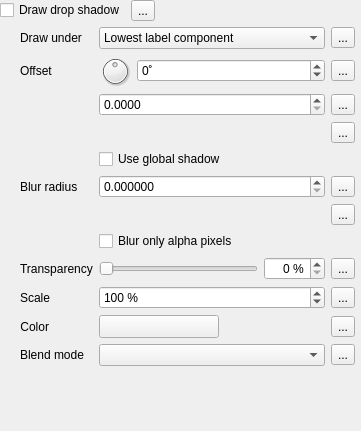
                    <widget class="QWidget" name="scrollAreaWidgetContents_8">
                     <property name="geometry">
                      <rect>
                       <x>0</x>
                       <y>0</y>
                       <width>361</width>
                       <height>431</height>
                      </rect>
                     </property>
                     <layout class="QVBoxLayout" name="verticalLayout_22">
                      <property name="leftMargin">
                       <number>0</number>
                      </property>
                      <property name="topMargin">
                       <number>0</number>
                      </property>
                      <property name="rightMargin">
                       <number>6</number>
                      </property>
                      <property name="bottomMargin">
                       <number>0</number>
                      </property>
                      <item>
                       <layout class="QGridLayout" name="gridLayout_38">
                        <item row="0" column="0">
                         <widget class="QCheckBox" name="mShadowDrawChkBx">
                          <property name="sizePolicy">
                           <sizepolicy hsizetype="Maximum" vsizetype="Fixed">
                            <horstretch>0</horstretch>
                            <verstretch>0</verstretch>
                           </sizepolicy>
                          </property>
                          <property name="text">
                           <string>Draw drop shadow</string>
                          </property>
                         </widget>
                        </item>
                        <item row="0" column="2">
                         <spacer name="horizontalSpacer_14">
                          <property name="orientation">
                           <enum>Qt::Horizontal</enum>
                          </property>
                          <property name="sizeHint" stdset="0">
                           <size>
                            <width>0</width>
                            <height>20</height>
                           </size>
                          </property>
                         </spacer>
                        </item>
                        <item row="0" column="1">
                         <widget class="QgsDataDefinedButton" name="mShadowDrawDDBtn">
                          <property name="text">
                           <string>...</string>
                          </property>
                         </widget>
                        </item>
                        <item row="1" column="0" colspan="3">
                         <widget class="QFrame" name="mShadowFrame">
                          <layout class="QGridLayout" name="gridLayout_7">
                           <property name="leftMargin">
                            <number>20</number>
                           </property>
                           <property name="topMargin">
                            <number>0</number>
                           </property>
                           <property name="rightMargin">
                            <number>0</number>
                           </property>
                           <property name="bottomMargin">
                            <number>0</number>
                           </property>
                           <item row="10" column="1">
                            <widget class="QgsColorButtonV2" name="mShadowColorBtn">
                             <property name="sizePolicy">
                              <sizepolicy hsizetype="Fixed" vsizetype="Fixed">
                               <horstretch>0</horstretch>
                               <verstretch>0</verstretch>
                              </sizepolicy>
                             </property>
                             <property name="minimumSize">
                              <size>
                               <width>120</width>
                               <height>0</height>
                              </size>
                             </property>
                             <property name="maximumSize">
                              <size>
                               <width>120</width>
                               <height>16777215</height>
                              </size>
                             </property>
                            </widget>
                           </item>
                           <item row="5" column="1">
                            <widget class="QgsDoubleSpinBox" name="mShadowRadiusDblSpnBx">
                             <property name="decimals">
                              <number>6</number>
                             </property>
                             <property name="maximum">
                              <double>999999999.990000009536743</double>
                             </property>
                             <property name="showClearButton" stdset="0">
                              <bool>false</bool>
                             </property>
                            </widget>
                           </item>
                           <item row="9" column="0">
                            <widget class="QLabel" name="label_29">
                             <property name="text">
                              <string>Scale</string>
                             </property>
                            </widget>
                           </item>
                           <item row="5" column="0">
                            <widget class="QLabel" name="label_27">
                             <property name="text">
                              <string>Blur radius</string>
                             </property>
                            </widget>
                           </item>
                           <item row="7" column="1">
                            <widget class="QCheckBox" name="mShadowRadiusAlphaChkBx">
                             <property name="sizePolicy">
                              <sizepolicy hsizetype="MinimumExpanding" vsizetype="Fixed">
                               <horstretch>0</horstretch>
                               <verstretch>0</verstretch>
                              </sizepolicy>
                             </property>
                             <property name="text">
                              <string>Blur only alpha pixels</string>
                             </property>
                            </widget>
                           </item>
                           <item row="2" column="1">
                            <widget class="QgsDoubleSpinBox" name="mShadowOffsetSpnBx">
                             <property name="decimals">
                              <number>4</number>
                             </property>
                             <property name="minimum">
                              <double>0.000000000000000</double>
                             </property>
                             <property name="maximum">
                              <double>9999999.000000000000000</double>
                             </property>
                             <property name="singleStep">
                              <double>0.100000000000000</double>
                             </property>
                             <property name="showClearButton" stdset="0">
                              <bool>false</bool>
                             </property>
                            </widget>
                           </item>
                           <item row="4" column="1">
                            <widget class="QCheckBox" name="mShadowOffsetGlobalChkBx">
                             <property name="sizePolicy">
                              <sizepolicy hsizetype="MinimumExpanding" vsizetype="Fixed">
                               <horstretch>0</horstretch>
                               <verstretch>0</verstretch>
                              </sizepolicy>
                             </property>
                             <property name="toolTip">
                              <string>Label's rotation is ignored</string>
                             </property>
                             <property name="text">
                              <string>Use global shadow</string>
                             </property>
                            </widget>
                           </item>
                           <item row="11" column="1">
                            <widget class="QgsBlendModeComboBox" name="mShadowBlendCmbBx"/>
                           </item>
                           <item row="1" column="1">
                            <layout class="QHBoxLayout" name="horizontalLayout_24">
                             <item>
                              <widget class="QDial" name="mShadowOffsetAngleDial">
                               <property name="minimumSize">
                                <size>
                                 <width>32</width>
                                 <height>32</height>
                                </size>
                               </property>
                               <property name="maximumSize">
                                <size>
                                 <width>32</width>
                                 <height>32</height>
                                </size>
                               </property>
                               <property name="minimum">
                                <number>-180</number>
                               </property>
                               <property name="maximum">
                                <number>180</number>
                               </property>
                               <property name="value">
                                <number>0</number>
                               </property>
                               <property name="invertedControls">
                                <bool>true</bool>
                               </property>
                               <property name="wrapping">
                                <bool>true</bool>
                               </property>
                              </widget>
                             </item>
                             <item>
                              <widget class="QgsSpinBox" name="mShadowOffsetAngleSpnBx">
                               <property name="suffix">
                                <string>˚</string>
                               </property>
                               <property name="minimum">
                                <number>-180</number>
                               </property>
                               <property name="maximum">
                                <number>180</number>
                               </property>
                               <property name="showClearButton" stdset="0">
                                <bool>false</bool>
                               </property>
                              </widget>
                             </item>
                            </layout>
                           </item>
                           <item row="0" column="1">
                            <widget class="QComboBox" name="mShadowUnderCmbBx">
                             <property name="minimumSize">
                              <size>
                               <width>150</width>
                               <height>0</height>
                              </size>
                             </property>
                             <item>
                              <property name="text">
                               <string>Lowest label component</string>
                              </property>
                             </item>
                             <item>
                              <property name="text">
                               <string>Text</string>
                              </property>
                             </item>
                             <item>
                              <property name="text">
                               <string>Buffer</string>
                              </property>
                             </item>
                             <item>
                              <property name="text">
                               <string>Background</string>
                              </property>
                             </item>
                            </widget>
                           </item>
                           <item row="0" column="0">
                            <widget class="QLabel" name="label_17">
                             <property name="text">
                              <string>Draw under</string>
                             </property>
                            </widget>
                           </item>
                           <item row="9" column="1">
                            <widget class="QgsSpinBox" name="mShadowScaleSpnBx">
                             <property name="suffix">
                              <string> %</string>
                             </property>
                             <property name="maximum">
                              <number>2000</number>
                             </property>
                             <property name="value">
                              <number>100</number>
                             </property>
                             <property name="showClearButton" stdset="0">
                              <bool>false</bool>
                             </property>
                            </widget>
                           </item>
                           <item row="11" column="0">
                            <widget class="QLabel" name="label_30">
                             <property name="text">
                              <string>Blend mode</string>
                             </property>
                            </widget>
                           </item>
                           <item row="1" column="0">
                            <widget class="QLabel" name="label_9">
                             <property name="text">
                              <string>Offset</string>
                             </property>
                            </widget>
                           </item>
                           <item row="10" column="0">
                            <widget class="QLabel" name="label_33">
                             <property name="sizePolicy">
                              <sizepolicy hsizetype="Maximum" vsizetype="Preferred">
                               <horstretch>0</horstretch>
                               <verstretch>0</verstretch>
                              </sizepolicy>
                             </property>
                             <property name="text">
                              <string>Color</string>
                             </property>
                             <property name="alignment">
                              <set>Qt::AlignRight|Qt::AlignTrailing|Qt::AlignVCenter</set>
                             </property>
                            </widget>
                           </item>
                           <item row="8" column="0">
                            <widget class="QLabel" name="label_28">
                             <property name="text">
                              <string>Transparency</string>
                             </property>
                            </widget>
                           </item>
                           <item row="8" column="1">
                            <layout class="QHBoxLayout" name="horizontalLayout_28">
                             <item>
                              <widget class="QSlider" name="mShadowTranspSlider">
                               <property name="enabled">
                                <bool>true</bool>
                               </property>
                               <property name="sizePolicy">
                                <sizepolicy hsizetype="Expanding" vsizetype="Fixed">
                                 <horstretch>0</horstretch>
                                 <verstretch>0</verstretch>
                                </sizepolicy>
                               </property>
                               <property name="minimumSize">
                                <size>
                                 <width>50</width>
                                 <height>0</height>
                                </size>
                               </property>
                               <property name="maximum">
                                <number>100</number>
                               </property>
                               <property name="orientation">
                                <enum>Qt::Horizontal</enum>
                               </property>
                              </widget>
                             </item>
                             <item>
                              <widget class="QgsSpinBox" name="mShadowTranspSpnBx">
                               <property name="enabled">
                                <bool>true</bool>
                               </property>
                               <property name="alignment">
                                <set>Qt::AlignRight|Qt::AlignTrailing|Qt::AlignVCenter</set>
                               </property>
                               <property name="suffix">
                                <string> %</string>
                               </property>
                               <property name="maximum">
                                <number>100</number>
                               </property>
                              </widget>
                             </item>
                            </layout>
                           </item>
                           <item row="0" column="2">
                            <widget class="QgsDataDefinedButton" name="mShadowUnderDDBtn">
                             <property name="text">
                              <string>...</string>
                             </property>
                            </widget>
                           </item>
                           <item row="1" column="2">
                            <widget class="QgsDataDefinedButton" name="mShadowOffsetAngleDDBtn">
                             <property name="text">
                              <string>...</string>
                             </property>
                            </widget>
                           </item>
                           <item row="2" column="2">
                            <widget class="QgsDataDefinedButton" name="mShadowOffsetDDBtn">
                             <property name="text">
                              <string>...</string>
                             </property>
                            </widget>
                           </item>
                           <item row="3" column="2">
                            <widget class="QgsDataDefinedButton" name="mShadowOffsetUnitsDDBtn">
                             <property name="text">
                              <string>...</string>
                             </property>
                            </widget>
                           </item>
                           <item row="5" column="2">
                            <widget class="QgsDataDefinedButton" name="mShadowRadiusDDBtn">
                             <property name="text">
                              <string>...</string>
                             </property>
                            </widget>
                           </item>
                           <item row="6" column="2">
                            <widget class="QgsDataDefinedButton" name="mShadowRadiusUnitsDDBtn">
                             <property name="text">
                              <string>...</string>
                             </property>
                            </widget>
                           </item>
                           <item row="8" column="2">
                            <widget class="QgsDataDefinedButton" name="mShadowTranspDDBtn">
                             <property name="text">
                              <string>...</string>
                             </property>
                            </widget>
                           </item>
                           <item row="9" column="2">
                            <widget class="QgsDataDefinedButton" name="mShadowScaleDDBtn">
                             <property name="text">
                              <string>...</string>
                             </property>
                            </widget>
                           </item>
                           <item row="10" column="2">
                            <widget class="QgsDataDefinedButton" name="mShadowColorDDBtn">
                             <property name="text">
                              <string>...</string>
                             </property>
                            </widget>
                           </item>
                           <item row="11" column="2">
                            <widget class="QgsDataDefinedButton" name="mShadowBlendDDBtn">
                             <property name="text">
                              <string>...</string>
                             </property>
                            </widget>
                           </item>
                           <item row="3" column="1">
                            <widget class="QgsUnitSelectionWidget" name="mShadowOffsetUnitWidget" native="true"/>
                           </item>
                           <item row="6" column="1">
                            <widget class="QgsUnitSelectionWidget" name="mShadowRadiusUnitWidget" native="true"/>
                           </item>
                          </layout>
                         </widget>
                        </item>
                       </layout>
                      </item>
                      <item>
                       <spacer name="verticalSpacer_7">
                        <property name="orientation">
                         <enum>Qt::Vertical</enum>
                        </property>
                        <property name="sizeHint" stdset="0">
                         <size>
                          <width>20</width>
                          <height>0</height>
                         </size>
                        </property>
                       </spacer>
                      </item>
                     </layout>
                    </widget>
